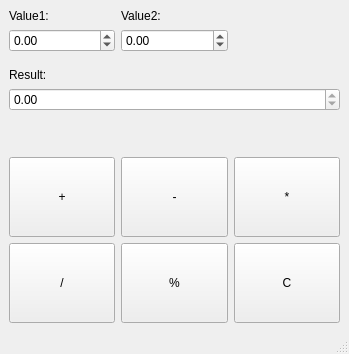
<?xml version="1.0" encoding="UTF-8"?>
<ui version="4.0">
 <class>MainWindow</class>
 <widget class="QMainWindow" name="MainWindow">
  <property name="geometry">
   <rect>
    <x>0</x>
    <y>0</y>
    <width>349</width>
    <height>354</height>
   </rect>
  </property>
  <property name="sizePolicy">
   <sizepolicy hsizetype="Fixed" vsizetype="Fixed">
    <horstretch>0</horstretch>
    <verstretch>0</verstretch>
   </sizepolicy>
  </property>
  <property name="windowTitle">
   <string>Калькулятор</string>
  </property>
  <widget class="QWidget" name="centralwidget">
   <layout class="QGridLayout" name="gridLayout_2">
    <item row="0" column="0">
     <layout class="QGridLayout" name="gridLayout">
      <item row="4" column="0" colspan="3">
       <widget class="QDoubleSpinBox" name="dSB_Result">
        <property name="readOnly">
         <bool>true</bool>
        </property>
        <property name="minimum">
         <double>-1000000.000000000000000</double>
        </property>
        <property name="maximum">
         <double>1000000.000000000000000</double>
        </property>
        <property name="stepType">
         <enum>QAbstractSpinBox::AdaptiveDecimalStepType</enum>
        </property>
        <property name="value">
         <double>0.000000000000000</double>
        </property>
       </widget>
      </item>
      <item row="0" column="0">
       <widget class="QLabel" name="label">
        <property name="text">
         <string>Value1:</string>
        </property>
       </widget>
      </item>
      <item row="7" column="1">
       <widget class="QPushButton" name="pBtn_minus">
        <property name="sizePolicy">
         <sizepolicy hsizetype="Minimum" vsizetype="Minimum">
          <horstretch>0</horstretch>
          <verstretch>30</verstretch>
         </sizepolicy>
        </property>
        <property name="text">
         <string>-</string>
        </property>
       </widget>
      </item>
      <item row="8" column="0">
       <widget class="QPushButton" name="pBtn_division">
        <property name="sizePolicy">
         <sizepolicy hsizetype="Minimum" vsizetype="Minimum">
          <horstretch>0</horstretch>
          <verstretch>30</verstretch>
         </sizepolicy>
        </property>
        <property name="text">
         <string>/</string>
        </property>
       </widget>
      </item>
      <item row="3" column="0" colspan="3">
       <widget class="QLabel" name="label_3">
        <property name="text">
         <string>Result:</string>
        </property>
       </widget>
      </item>
      <item row="8" column="2">
       <widget class="QPushButton" name="pBtn_clear">
        <property name="sizePolicy">
         <sizepolicy hsizetype="Minimum" vsizetype="Minimum">
          <horstretch>0</horstretch>
          <verstretch>30</verstretch>
         </sizepolicy>
        </property>
        <property name="text">
         <string>C</string>
        </property>
       </widget>
      </item>
      <item row="5" column="1">
       <spacer name="verticalSpacer_2">
        <property name="orientation">
         <enum>Qt::Vertical</enum>
        </property>
        <property name="sizeType">
         <enum>QSizePolicy::Fixed</enum>
        </property>
        <property name="sizeHint" stdset="0">
         <size>
          <width>20</width>
          <height>40</height>
         </size>
        </property>
       </spacer>
      </item>
      <item row="8" column="1">
       <widget class="QPushButton" name="pBtn_remainde">
        <property name="enabled">
         <bool>true</bool>
        </property>
        <property name="sizePolicy">
         <sizepolicy hsizetype="Minimum" vsizetype="Minimum">
          <horstretch>0</horstretch>
          <verstretch>30</verstretch>
         </sizepolicy>
        </property>
        <property name="text">
         <string>%</string>
        </property>
       </widget>
      </item>
      <item row="7" column="0">
       <widget class="QPushButton" name="pBtn_plus">
        <property name="sizePolicy">
         <sizepolicy hsizetype="Minimum" vsizetype="Minimum">
          <horstretch>0</horstretch>
          <verstretch>30</verstretch>
         </sizepolicy>
        </property>
        <property name="text">
         <string>+</string>
        </property>
       </widget>
      </item>
      <item row="1" column="0">
       <widget class="QDoubleSpinBox" name="dSB_Value1">
        <property name="minimum">
         <double>-1000.000000000000000</double>
        </property>
        <property name="maximum">
         <double>1000.000000000000000</double>
        </property>
        <property name="singleStep">
         <double>0.100000000000000</double>
        </property>
        <property name="stepType">
         <enum>QAbstractSpinBox::DefaultStepType</enum>
        </property>
       </widget>
      </item>
      <item row="7" column="2">
       <widget class="QPushButton" name="pBtn_multyple">
        <property name="sizePolicy">
         <sizepolicy hsizetype="Minimum" vsizetype="Minimum">
          <horstretch>0</horstretch>
          <verstretch>30</verstretch>
         </sizepolicy>
        </property>
        <property name="text">
         <string>*</string>
        </property>
       </widget>
      </item>
      <item row="2" column="1">
       <spacer name="verticalSpacer">
        <property name="orientation">
         <enum>Qt::Vertical</enum>
        </property>
        <property name="sizeType">
         <enum>QSizePolicy::Fixed</enum>
        </property>
        <property name="sizeHint" stdset="0">
         <size>
          <width>20</width>
          <height>10</height>
         </size>
        </property>
       </spacer>
      </item>
      <item row="1" column="1">
       <widget class="QDoubleSpinBox" name="dSB_Value2">
        <property name="minimum">
         <double>-1000.000000000000000</double>
        </property>
        <property name="maximum">
         <double>1000.000000000000000</double>
        </property>
        <property name="singleStep">
         <double>0.100000000000000</double>
        </property>
       </widget>
      </item>
      <item row="0" column="1">
       <widget class="QLabel" name="label_2">
        <property name="text">
         <string>Value2:</string>
        </property>
       </widget>
      </item>
     </layout>
    </item>
   </layout>
  </widget>
  <widget class="QMenuBar" name="menubar">
   <property name="geometry">
    <rect>
     <x>0</x>
     <y>0</y>
     <width>349</width>
     <height>26</height>
    </rect>
   </property>
  </widget>
  <widget class="QStatusBar" name="statusbar"/>
 </widget>
 <resources/>
 <connections/>
</ui>
